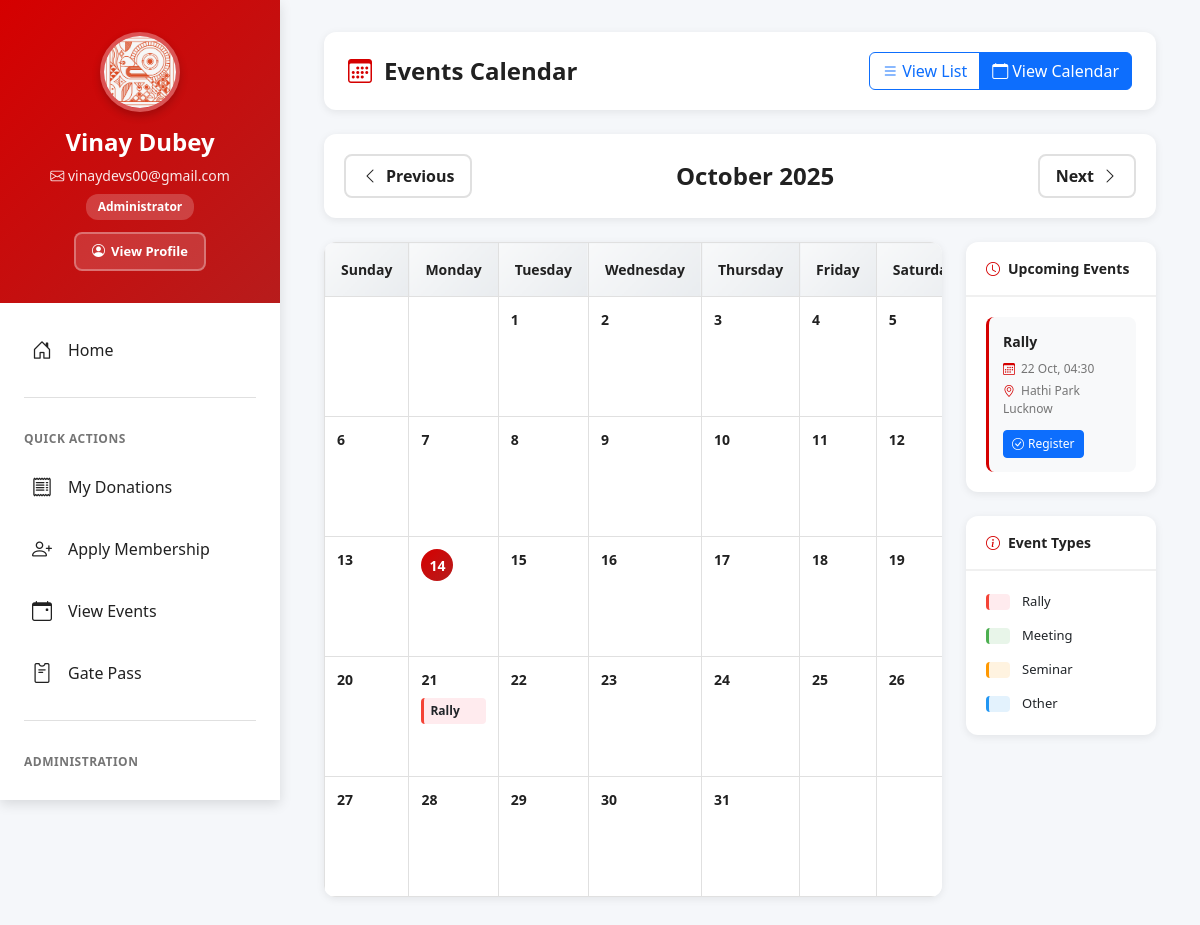
/campaigns/calendar/ (signed in), run on the app's committed database.
### accounts/models.py (models this page shows, shortened)
class User(AbstractUser):
    phone_number = models.CharField(max_length=15, unique=True)
    is_phone_verified = models.BooleanField(default=False)
    user_type = models.CharField(max_length=20, choices=USER_TYPE_CHOICES, default='SUPPORTER')
    constituency = models.CharField(max_length=100, blank=True)
    district = models.CharField(max_length=100, blank=True)
    state = models.CharField(max_length=50, blank=True)
    preferred_language = models.CharField(max_length=5, choices=LANGUAGE_CHOICES, default='hi')
    fishing_license_number = models.CharField(max_length=50, blank=True)
    boat_registration = models.CharField(max_length=50, blank=True)
    family_primary_account = models.ForeignKey('self', null=True, blank=True, on_delete=models.SET_NULL, related_name='family_members')
    created_at = models.DateTimeField(auto_now_add=True)
    objects = UserManager()
    USERNAME_FIELD = 'phone_number'
    REQUIRED_FIELDS = ['first_name', 'last_name']

class UserProfile(models.Model):
    user = models.OneToOneField(User, on_delete=models.CASCADE)
    avatar = models.ImageField(upload_to='avatars/', blank=True, null=True)
    bio = models.TextField(blank=True)
    community_type = models.CharField(max_length=20, choices=COMMUNITY_CHOICES, blank=True)
    occupation = models.CharField(max_length=100, blank=True)
    experience_years = models.IntegerField(default=0)
    date_of_birth = models.DateField(null=True, blank=True)
    address = models.TextField(blank=True)
    pincode = models.CharField(max_length=6, blank=True)

### campaigns/models.py (models this page shows, shortened)
class Event(models.Model):
    id = models.UUIDField(primary_key=True, default=uuid.uuid4, editable=False)
    campaign = models.ForeignKey(Campaign, on_delete=models.CASCADE, null=True, blank=True, related_name='events')
    title = models.CharField(max_length=200)
    slug = models.SlugField(blank=True)
    description = models.TextField()
    event_type = models.CharField(max_length=20, choices=EVENT_TYPE_CHOICES)
    date_time = models.DateTimeField()
    end_time = models.DateTimeField(null=True, blank=True)
    venue = models.CharField(max_length=200)
    address = models.TextField()
    latitude = models.DecimalField(max_digits=10, decimal_places=8, null=True, blank=True)
    longitude = models.DecimalField(max_digits=11, decimal_places=8, null=True, blank=True)
    max_attendees = models.IntegerField(default=0)  # 0 means unlimited
    registration_required = models.BooleanField(default=True)
    registration_deadline = models.DateTimeField(null=True, blank=True)
    is_public = models.BooleanField(default=True)
    contact_person = models.ForeignKey(settings.AUTH_USER_MODEL, on_delete=models.SET_NULL, null=True)
    contact_phone = models.CharField(max_length=15, blank=True)
    image = models.ImageField(upload_to='event_images/', blank=True, null=True)
    requirements = models.TextField(blank=True)
    agenda = models.JSONField(default=list)
    estimated_cost = models.DecimalField(max_digits=10, decimal_places=2, default=0)
    actual_cost = models.DecimalField(max_digits=10, decimal_places=2, default=0)
    status = models.CharField(max_length=20, choices=[
        ('SCHEDULED', 'Scheduled'),
        ('ONGOING', 'Ongoing'),
        ('COMPLETED', 'Completed'),
        ('CANCELLED', 'Cancelled'),
        ('POSTPONED', 'Postponed'),
    ], default='SCHEDULED')
    created_by = models.ForeignKey(settings.AUTH_USER_MODEL, on_delete=models.CASCADE, related_name='created_events')
    created_at = models.DateTimeField(auto_now_add=True)
    updated_at = models.DateTimeField(auto_now=True)
    @property
    def is_registration_open(self):
        if not self.registration_required:
            return False
        if self.registration_deadline:
            return timezone.now() < self.registration_deadline
        return self.date_time > timezone.now()
    class Meta:
        ordering = ['date_time']

### campaigns/views.py (the view)
# urls.py: path('calendar/', views.events_calendar, name='calendar'),
def events_calendar(request):
    current_date = timezone.now().date()
    year = int(request.GET.get('year', current_date.year))
    month = int(request.GET.get('month', current_date.month))
    start_date = datetime(year, month, 1).date()
    if month == 12:
        end_date = datetime(year + 1, 1, 1).date() - timedelta(days=1)
    else:
        end_date = datetime(year, month + 1, 1).date() - timedelta(days=1)
    events = Event.objects.filter(
        date_time__date__gte=start_date,
        date_time__date__lte=end_date,
        is_public=True
    ).select_related('campaign', 'contact_person').order_by('date_time')
    events_by_date = defaultdict(list)
    for event in events:
        events_by_date[event.date_time.date()].append(event)
    cal = calendar.monthcalendar(year, month)
    month_name = calendar.month_name[month]
    prev_month = month - 1 if month > 1 else 12
    prev_year = year if month > 1 else year - 1
    next_month = month + 1 if month < 12 else 1
    next_year = year if month < 12 else year + 1
    context = {
        'calendar_weeks': cal,
        'events_by_date': dict(events_by_date),
        'year': year,
        'month': month,
        'month_name': month_name,
        'prev_month': prev_month,
        'prev_year': prev_year,
        'next_month': next_month,
        'next_year': next_year,
        'current_date': current_date,
        'upcoming_events': events.filter(date_time__gte=timezone.now())[:5],
    }
    return render(request, 'campaigns/calendar.html', context)

### templates/campaigns/calendar.html (shortened to what this page needs)
{% extends 'dashboard_base.html' %}
{% block content %}
<div class="container">
    <div class="page-header">
        <div class="page-header-title">
            <i class="bi bi-calendar3"></i>
            <h1>Events Calendar</h1>
        </div>
        <div class="btn-group">
            <a href="{% url 'campaigns:events_list' %}" class="btn btn-outline-primary">
                <i class="bi bi-list me-1"></i>View List
            </a>
            <a href="{% url 'campaigns:calendar' %}" class="btn btn-primary">
                <i class="bi bi-calendar me-1"></i>View Calendar
            </a>
        </div>
    </div>
    <div class="nav-card">
        <a href="?year={{ prev_year }}&month={{ prev_month }}" class="nav-btn">
            <i class="bi bi-chevron-left"></i> Previous
        </a>
        <h4>{{ month_name }} {{ year }}</h4>
        <a href="?year={{ next_year }}&month={{ next_month }}" class="nav-btn">
            Next <i class="bi bi-chevron-right"></i>
        </a>
    </div>
    <div class="row">
        <div class="col-lg-9">
            <div class="calendar-card">
                    <table class="calendar-table table">
                        <thead>
                            <tr>
                                <th>Sunday</th>
                                <th>Monday</th>
                                <th>Tuesday</th>
                                <th>Wednesday</th>
                                <th>Thursday</th>
                                <th>Friday</th>
                                <th>Saturday</th>
                            </tr>
                        </thead>
                        <tbody>
                            {% for week in calendar_weeks %}
                            <tr>
                                {% for day in week %}
                                <td>
                                    {% if day != 0 %}
                                        <div class="calendar-date{% if day == current_date.day and month == current_date.month and year == current_date.year %} today{% endif %}">
                                            {{ day }}
                                        </div>
                                        {% for date, event_list in events_by_date.items %}
                                            {% if date.day == day %}
                                                {% for event in event_list %}
                                                <div class="event-item event-{{ event.event_type|lower }}"
                                                     data-bs-toggle="tooltip"
                                                     title="{{ event.title }} - {{ event.date_time|date:'H:i' }}">
                                                    <a href="{% url 'campaigns:event_detail' event.slug %}" class="text-decoration-none text-dark">
                                                        {{ event.title|truncatechars:15 }}
                                                    </a>
                                                </div>
                                                {% endfor %}
                                            {% endif %}
                                        {% endfor %}
                                    {% endif %}
                                </td>
                                {% endfor %}
                            </tr>
                            {% endfor %}
                        </tbody>
                    </table>
            </div>
        </div>
        <div class="col-lg-3">
            <div class="sidebar-card">
                <div class="sidebar-card-header">
                    <i class="bi bi-clock me-2"></i>Upcoming Events
                </div>
                <div class="sidebar-card-body">
                    {% if upcoming_events %}
                        {% for event in upcoming_events %}
                        <div class="upcoming-event-item">
                            <div class="upcoming-event-title">
                                <a href="{% url 'campaigns:event_detail' event.slug %}">
                                    {{ event.title }}
                                </a>
                            </div>
                            <div class="upcoming-event-meta">
                                <span><i class="bi bi-calendar3"></i>{{ event.date_time|date:"d M, H:i" }}</span>
                                <span><i class="bi bi-geo-alt"></i>{{ event.venue }}</span>
                            </div>
                            {% if event.registration_required and event.is_registration_open %}
                                <div style="margin-top: 0.75rem;">
                                    <a href="{% url 'campaigns:event_detail' event.slug %}" class="btn btn-sm btn-primary" style="font-size: 0.75rem;">
                                        <i class="bi bi-check-circle me-1"></i>Register
                                    </a>
                                </div>
                            {% endif %}
                        </div>
                        {% endfor %}
                    {% else %}
                        <p style="text-align: center; color: var(--medium-gray); margin: 0;">No upcoming events</p>
                    {% endif %}
                </div>
            </div>
            <div class="sidebar-card">
                <div class="sidebar-card-header">
                    <i class="bi bi-info-circle me-2"></i>Event Types
                </div>
                <div class="sidebar-card-body">
                    <div class="legend-item">
                        <div class="legend-color event-item event-rally"></div>
                        <span>Rally</span>
                    </div>
                    <div class="legend-item">
                        <div class="legend-color event-item event-meeting"></div>
                        <span>Meeting</span>
                    </div>
                    <div class="legend-item">
                        <div class="legend-color event-item event-seminar"></div>
                        <span>Seminar</span>
                    </div>
                    <div class="legend-item">
                        <div class="legend-color event-item"></div>
                        <span>Other</span>
                    </div>
                </div>
            </div>
        </div>
    </div>
</div>
{% endblock %}

### templates/dashboard_base.html (shortened to what this page needs)
{% load i18n %}
<!DOCTYPE html>
<html lang="{{ LANGUAGE_CODE|default:'hi' }}">
<head>
    <link href="https://cdn.jsdelivr.net/npm/bootstrap@5.3.0/dist/css/bootstrap.min.css" rel="stylesheet">
    <link rel="stylesheet" href="https://cdn.jsdelivr.net/npm/bootstrap-icons@1.11.0/font/bootstrap-icons.css">
</head>
<body>
    <div class="dashboard-wrapper">
        <aside class="dashboard-sidebar" id="dashboardSidebar">
            <div class="sidebar-header">
                {% if user.is_authenticated %}
                    {% if user.userprofile and user.userprofile.avatar %}
                        <img src="{{ user.userprofile.avatar.url }}" alt="{{ user.get_full_name }}" class="sidebar-profile-pic">
                    {% else %}
                        <div class="sidebar-profile-placeholder">
                            <i class="bi bi-person-fill"></i>
                        </div>
                    {% endif %}
                    <h4>{{ user.get_full_name|default:user.phone_number }}</h4>
                    <p><i class="bi bi-envelope"></i> {{ user.email|default:user.phone_number }}</p>
                    <span class="user-role">{{ user.get_user_type_display }}</span>
                    <a href="{% url 'complete_profile' %}" class="view-profile-btn">
                        <i class="bi bi-person-circle"></i>{% trans "View Profile" %}
                    </a>
                {% endif %}
            </div>
            <ul class="sidebar-nav">
                <li class="sidebar-nav-item">
                    <a href="{% url 'dashboard' %}" class="sidebar-nav-link">
                        <i class="bi bi-house-door"></i>
                        <span>{% trans "Home" %}</span>
                    </a>
                </li>
                {% if user.is_authenticated %}
                    <div class="sidebar-divider"></div>
                    <div class="sidebar-section-title">{% trans "Quick Actions" %}</div>
                    <li class="sidebar-nav-item">
                        <a href="{% url 'donations:my_donations' %}" class="sidebar-nav-link">
                            <i class="bi bi-receipt"></i>
                            <span>{% trans "My Donations" %}</span>
                        </a>
                    </li>
                    <li class="sidebar-nav-item">
                        <a href="{% url 'membership:apply_with_payment' %}" class="sidebar-nav-link">
                            <i class="bi bi-person-plus"></i>
                            <span>{% trans "Apply Membership" %}</span>
                        </a>
                    </li>
                    <li class="sidebar-nav-item">
                        <a href="{% url 'campaigns:events_list' %}" class="sidebar-nav-link">
                            <i class="bi bi-calendar-event"></i>
                            <span>{% trans "View Events" %}</span>
                        </a>
                    </li>
                    <li class="sidebar-nav-item">
                        <a href="{% url 'gatepass:dashboard' %}" class="sidebar-nav-link">
                            <i class="bi bi-pass"></i>
                            <span>{% trans "Gate Pass" %}</span>
                        </a>
                    </li>
                    {% load permission_tags %}
                    {% if user.user_type == 'ADMINISTRATOR' or user|has_any_permission %}
                        <div class="sidebar-divider"></div>
                        <div class="sidebar-section-title">{% trans "Administration" %}</div>
                        {% if user.user_type == 'ADMINISTRATOR' or user|has_feature_permission:'USER_MANAGEMENT' %}
                        <li class="sidebar-nav-item">
                            <a href="{% url 'admin_user_list' %}" class="sidebar-nav-link">
                                <i class="bi bi-people"></i>
                                <span>{% trans "Manage Users" %}</span>
                            </a>
                        </li>
                        {% endif %}
                    {% endif %}
                {% endif %}
            </ul>
        </aside>
        <main class="dashboard-main">
            {% block content %}{% endblock %}
        </main>
    </div>
</body>
</html>

### data on the page
User: userprofile.avatar (picture), get_full_name "Vinay Dubey", email "vinaydevs00@gmail.com", user_type "Administrator"
Event: title "Rally", date_time "22 Oct, 04:30", venue "Hathi Park Lucknow", registration_required True (drawn)

### other printed values
{{ month_name }} "October"
{{ year }} "2025"
{{ day }} "1" "2" "3" "4" "5" "6" "7" "8" "9" "10" "11" "12" "13" "14" "15" "16" "17" "18" "19" "20" "21" "22" "23" "24" "25" "26" "27" "28" "29" "30" "31"
